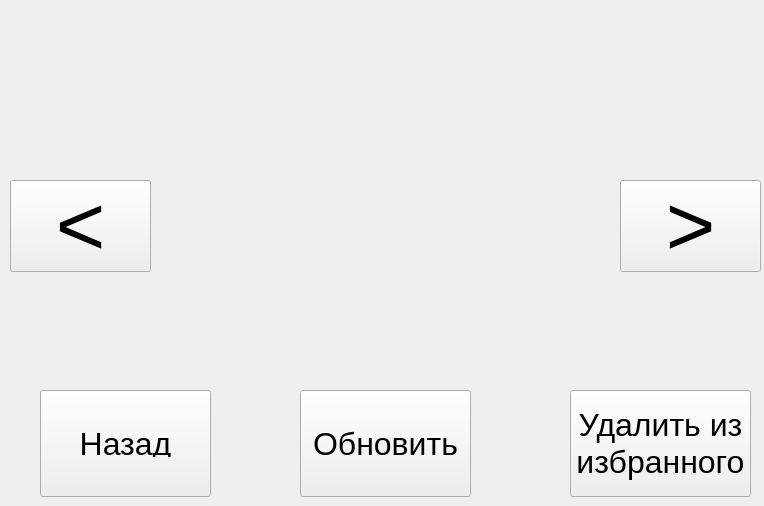
<?xml version="1.0" encoding="UTF-8"?>
<ui version="4.0">
 <class>FavItemWidget</class>
 <widget class="QWidget" name="FavItemWidget">
  <property name="geometry">
   <rect>
    <x>0</x>
    <y>0</y>
    <width>764</width>
    <height>506</height>
   </rect>
  </property>
  <property name="windowTitle">
   <string>alt</string>
  </property>
  <widget class="QPushButton" name="item">
   <property name="geometry">
    <rect>
     <x>150</x>
     <y>10</y>
     <width>471</width>
     <height>351</height>
    </rect>
   </property>
   <property name="font">
    <font>
     <pointsize>64</pointsize>
    </font>
   </property>
   <property name="styleSheet">
    <string notr="true">padding: 25;
outline: none;
border: none;</string>
   </property>
   <property name="text">
    <string/>
   </property>
   <property name="iconSize">
    <size>
     <width>400</width>
     <height>400</height>
    </size>
   </property>
  </widget>
  <widget class="QPushButton" name="item_prev">
   <property name="geometry">
    <rect>
     <x>10</x>
     <y>180</y>
     <width>141</width>
     <height>92</height>
    </rect>
   </property>
   <property name="font">
    <font>
     <pointsize>64</pointsize>
    </font>
   </property>
   <property name="text">
    <string>&lt;</string>
   </property>
  </widget>
  <widget class="QPushButton" name="back">
   <property name="geometry">
    <rect>
     <x>40</x>
     <y>390</y>
     <width>171</width>
     <height>107</height>
    </rect>
   </property>
   <property name="font">
    <font>
     <pointsize>24</pointsize>
    </font>
   </property>
   <property name="styleSheet">
    <string notr="true">padding: none;
</string>
   </property>
   <property name="text">
    <string>Назад</string>
   </property>
  </widget>
  <widget class="QPushButton" name="item_next">
   <property name="geometry">
    <rect>
     <x>620</x>
     <y>180</y>
     <width>141</width>
     <height>92</height>
    </rect>
   </property>
   <property name="font">
    <font>
     <pointsize>64</pointsize>
    </font>
   </property>
   <property name="text">
    <string>&gt;</string>
   </property>
  </widget>
  <widget class="QPushButton" name="delete_2">
   <property name="geometry">
    <rect>
     <x>570</x>
     <y>390</y>
     <width>181</width>
     <height>107</height>
    </rect>
   </property>
   <property name="font">
    <font>
     <pointsize>24</pointsize>
    </font>
   </property>
   <property name="styleSheet">
    <string notr="true"/>
   </property>
   <property name="text">
    <string>Удалить из 
избранного</string>
   </property>
   <property name="iconSize">
    <size>
     <width>30</width>
     <height>30</height>
    </size>
   </property>
  </widget>
  <widget class="QPushButton" name="refresh_btn">
   <property name="geometry">
    <rect>
     <x>300</x>
     <y>390</y>
     <width>171</width>
     <height>107</height>
    </rect>
   </property>
   <property name="font">
    <font>
     <pointsize>24</pointsize>
    </font>
   </property>
   <property name="styleSheet">
    <string notr="true"/>
   </property>
   <property name="text">
    <string>Обновить</string>
   </property>
  </widget>
 </widget>
 <resources/>
 <connections/>
</ui>
